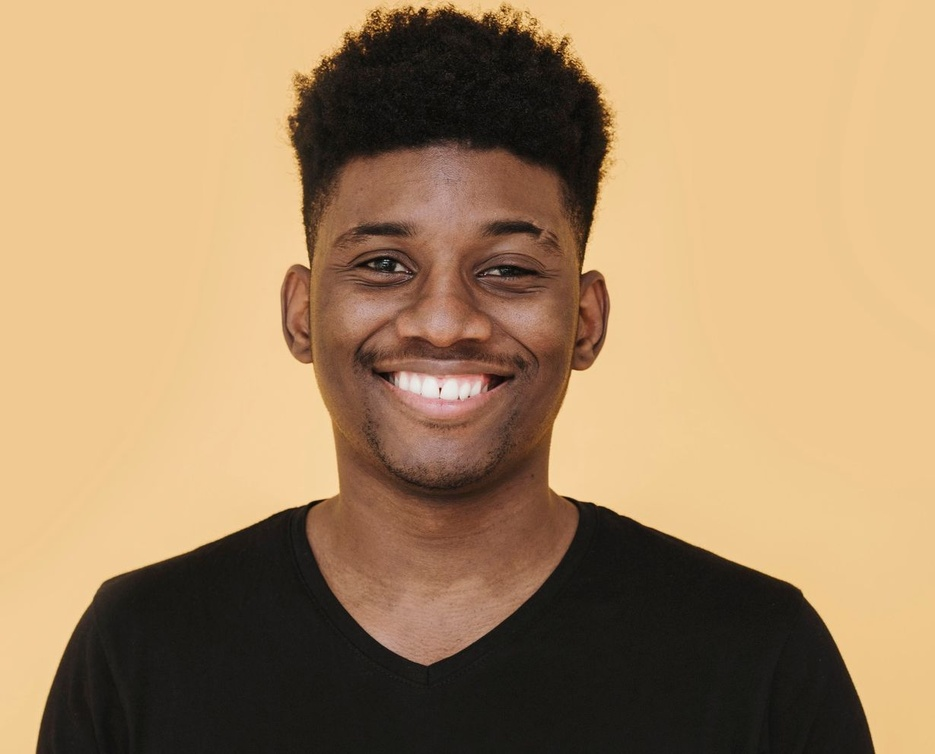
#> input picture Daily Tasks/14-08-2024/img.jpg, 935 x 754 px, shrunk from 1229 x 991 before the run
$ python object.py
#> lines starting #> are read from the running program, lines starting #| are printed output that depends on the picture; after the words box and inside, x2 and y2 are one past the last pixel; in counts of white or black regions, pixels touching at a corner belong together
import cv2
import matplotlib.pyplot as plt

# Load the pre-trained classifier for frontal face detection
face_cascade = cv2.CascadeClassifier(cv2.data.haarcascades + 'haarcascade_frontalface_default.xml')

# Upload an image for testing
image = cv2.imread('img.jpg')
#> image is the input picture: shape (754, 935, 3); mean B, G, R 101.6, 137.6, 167.5

# Convert the image to grayscale for the face detection model
grey_image = cv2.cvtColor(image, cv2.COLOR_BGR2GRAY)
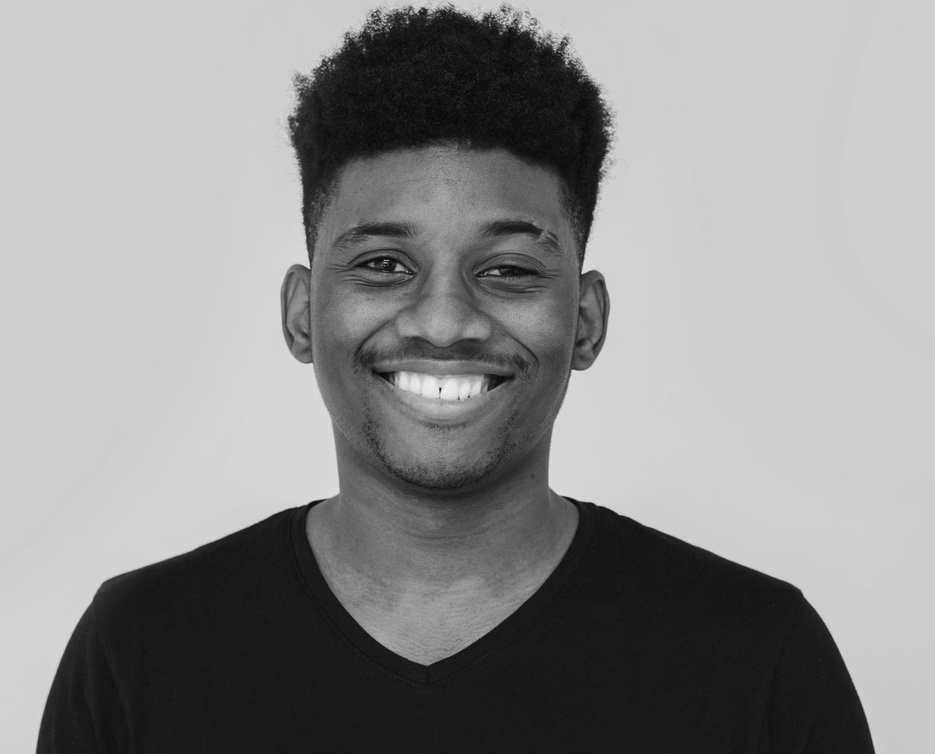
#> grey_image: shape (754, 935); min 1, max 240, mean 142.4

# Perform face detection
faces = face_cascade.detectMultiScale(grey_image, scaleFactor=1.1, minNeighbors=5, minSize=(30, 30))
#> faces = [[274, 123, 342, 342]]

# Print the number of faces detected
print(f"No of faces detected: {len(faces)}")
#| No of faces detected: 1

# Draw rectangles around the detected faces
for (x, y, w, h) in faces:
    cv2.rectangle(image, (x, y), (x + w, y + h), (255, 0, 0), 2)
#> this loop made 1 pass
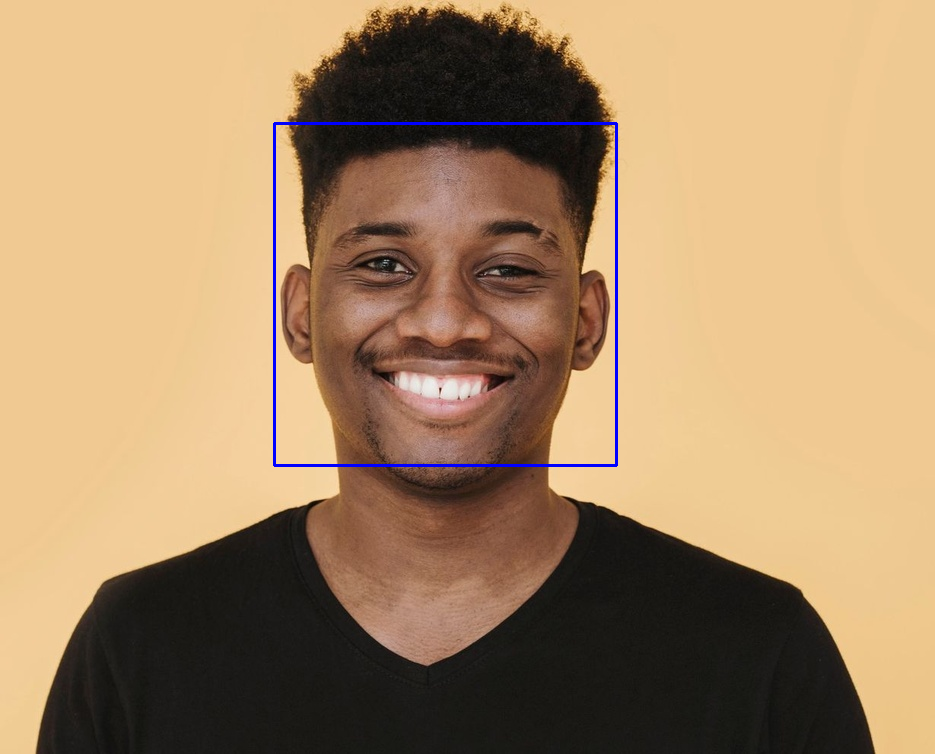
#> image: shape (754, 935, 3); 0.58% of pixels changed, all inside (x1, y1, x2, y2) = (273, 122, 618, 467)

# Convert the image from BGR to RGB for displaying in Matplotlib
img_rgb = cv2.cvtColor(image, cv2.COLOR_BGR2RGB)

# Display the image with detected faces
plt.imshow(img_rgb)
plt.axis("off")  # Turn off axis labels
plt.show()
